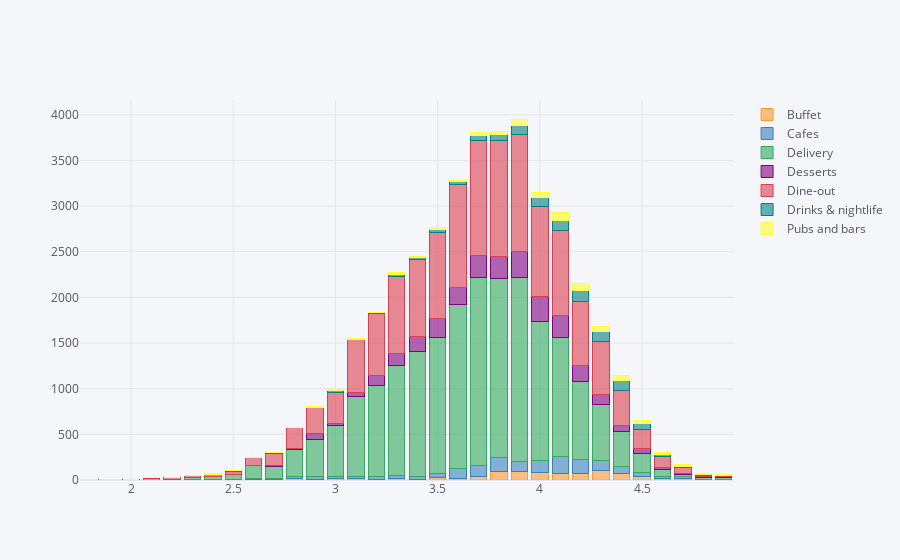

Source (notebook cell):
### Code cell
rate_type.iplot(kind="bar",barmode="stack")

### Figure 1 — Plotly figure (JSON) as saved in the notebook; plotly's stock layout.template omitted (floating-point values rounded to 4 significant figures)
{"data": [{"marker": {"color": "rgba(255, 153, 51, 0.6)", "line": {"color": "rgba(255, 153, 51, 1.0)", "width": 1}}, "name": "Buffet", "orientation": "v", "text": "", "type": "bar", "x": [1.8, 2, 2.1, 2.2, 2.3, 2.4, 2.5, 2.6, 2.7, 2.8, 2.9, 3, 3.1, 3.2, 3.3, 3.4, 3.5, 3.6, 3.7, 3.8, 3.9, 4, 4.1, 4.2, 4.3, 4.4, 4.5, 4.6, 4.7, 4.8, 4.9], "y": [0, 0, 0, 0, 5, 0, 1, 3, 4, 16, 8, 21, 13, 2, 15, 5, 28, 13, 37, 90, 91, 85, 72, 76, 99, 73, 42, 13, 21, 5, 9]}, {"marker": {"color": "rgba(55, 128, 191, 0.6)", "line": {"color": "rgba(55, 128, 191, 1.0)", "width": 1}}, "name": "Cafes", "orientation": "v", "text": "", "type": "bar", "x": [1.8, 2, 2.1, 2.2, 2.3, 2.4, 2.5, 2.6, 2.7, 2.8, 2.9, 3, 3.1, 3.2, 3.3, 3.4, 3.5, 3.6, 3.7, 3.8, 3.9, 4, 4.1, 4.2, 4.3, 4.4, 4.5, 4.6, 4.7, 4.8, 4.9], "y": [0, 0, 0, 0, 1, 2, 2, 10, 9, 18, 28, 18, 22, 41, 39, 37, 38, 110, 126, 154, 116, 134, 189, 150, 119, 72, 41, 23, 12, 0, 0]}, {"marker": {"color": "rgba(50, 171, 96, 0.6)", "line": {"color": "rgba(50, 171, 96, 1.0)", "width": 1}}, "name": "Delivery", "orientation": "v", "text": "", "type": "bar", "x": [1.8, 2, 2.1, 2.2, 2.3, 2.4, 2.5, 2.6, 2.7, 2.8, 2.9, 3, 3.1, 3.2, 3.3, 3.4, 3.5, 3.6, 3.7, 3.8, 3.9, 4, 4.1, 4.2, 4.3, 4.4, 4.5, 4.6, 4.7, 4.8, 4.9], "y": [0, 1, 16, 11, 22, 31, 53, 142, 136, 298, 412, 556, 875, 994, 1200, 1362, 1491, 1794, 2052, 1968, 2008, 1520, 1302, 855, 606, 383, 202, 75, 27, 17, 18]}, {"marker": {"color": "rgba(128, 0, 128, 0.6)", "line": {"color": "rgba(128, 0, 128, 1.0)", "width": 1}}, "name": "Desserts", "orientation": "v", "text": "", "type": "bar", "x": [1.8, 2, 2.1, 2.2, 2.3, 2.4, 2.5, 2.6, 2.7, 2.8, 2.9, 3, 3.1, 3.2, 3.3, 3.4, 3.5, 3.6, 3.7, 3.8, 3.9, 4, 4.1, 4.2, 4.3, 4.4, 4.5, 4.6, 4.7, 4.8, 4.9], "y": [0, 0, 0, 0, 0, 1, 1, 5, 9, 15, 57, 24, 53, 107, 127, 171, 216, 189, 244, 236, 287, 267, 236, 168, 117, 70, 55, 26, 10, 11, 7]}, {"marker": {"color": "rgba(219, 64, 82, 0.6)", "line": {"color": "rgba(219, 64, 82, 1.0)", "width": 1}}, "name": "Dine-out", "orientation": "v", "text": "", "type": "bar", "x": [1.8, 2, 2.1, 2.2, 2.3, 2.4, 2.5, 2.6, 2.7, 2.8, 2.9, 3, 3.1, 3.2, 3.3, 3.4, 3.5, 3.6, 3.7, 3.8, 3.9, 4, 4.1, 4.2, 4.3, 4.4, 4.5, 4.6, 4.7, 4.8, 4.9], "y": [5, 6, 8, 15, 23, 28, 41, 83, 136, 228, 284, 344, 573, 682, 851, 842, 936, 1132, 1261, 1272, 1281, 988, 936, 711, 571, 383, 218, 115, 65, 21, 16]}, {"marker": {"color": "rgba(0, 128, 128, 0.6)", "line": {"color": "rgba(0, 128, 128, 1.0)", "width": 1}}, "name": "Drinks & nightlife", "orientation": "v", "text": "", "type": "bar", "x": [1.8, 2, 2.1, 2.2, 2.3, 2.4, 2.5, 2.6, 2.7, 2.8, 2.9, 3, 3.1, 3.2, 3.3, 3.4, 3.5, 3.6, 3.7, 3.8, 3.9, 4, 4.1, 4.2, 4.3, 4.4, 4.5, 4.6, 4.7, 4.8, 4.9], "y": [0, 4, 0, 0, 0, 2, 1, 5, 6, 4, 8, 17, 8, 8, 18, 15, 34, 28, 58, 63, 105, 98, 110, 113, 111, 114, 60, 29, 18, 6, 2]}, {"marker": {"color": "rgba(255, 255, 51, 0.6)", "line": {"color": "rgba(255, 255, 51, 1.0)", "width": 1}}, "name": "Pubs and bars", "orientation": "v", "text": "", "type": "bar", "x": [1.8, 2, 2.1, 2.2, 2.3, 2.4, 2.5, 2.6, 2.7, 2.8, 2.9, 3, 3.1, 3.2, 3.3, 3.4, 3.5, 3.6, 3.7, 3.8, 3.9, 4, 4.1, 4.2, 4.3, 4.4, 4.5, 4.6, 4.7, 4.8, 4.9], "y": [0, 0, 0, 0, 0, 2, 1, 1, 3, 1, 4, 10, 6, 6, 22, 12, 19, 17, 26, 33, 66, 52, 80, 81, 59, 51, 38, 19, 14, 6, 3]}], "layout": {"barmode": "stack", "legend": {"bgcolor": "#F5F6F9", "font": {"color": "#4D5663"}, "traceorder": "normal"}, "paper_bgcolor": "#F5F6F9", "plot_bgcolor": "#F5F6F9", "title": {"font": {"color": "#4D5663"}}, "xaxis": {"gridcolor": "#E1E5ED", "showgrid": true, "tickfont": {"color": "#4D5663"}, "title": {"font": {"color": "#4D5663"}, "text": ""}, "zerolinecolor": "#E1E5ED"}, "yaxis": {"gridcolor": "#E1E5ED", "showgrid": true, "tickfont": {"color": "#4D5663"}, "title": {"font": {"color": "#4D5663"}, "text": ""}, "zerolinecolor": "#E1E5ED"}}}
